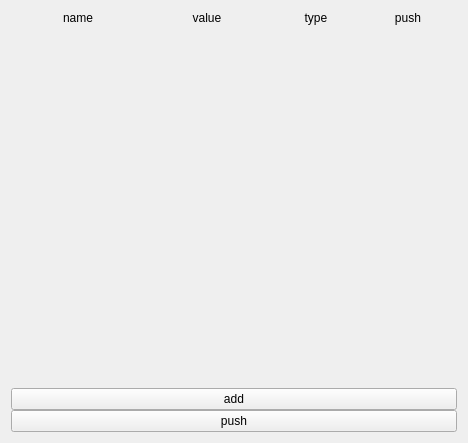
<?xml version="1.0" encoding="UTF-8"?>
<ui version="4.0">
 <class>InputPlace</class>
 <widget class="QWidget" name="InputPlace">
  <property name="geometry">
   <rect>
    <x>0</x>
    <y>0</y>
    <width>468</width>
    <height>443</height>
   </rect>
  </property>
  <property name="windowTitle">
   <string>Form</string>
  </property>
  <layout class="QGridLayout" name="gridLayout">
   <item row="0" column="1">
    <layout class="QVBoxLayout" name="verticalLayout">
     <property name="spacing">
      <number>0</number>
     </property>
     <item>
      <layout class="QHBoxLayout" name="horizontalLayout">
       <item>
        <layout class="QVBoxLayout" name="areaId">
         <property name="leftMargin">
          <number>3</number>
         </property>
         <property name="rightMargin">
          <number>5</number>
         </property>
         <item>
          <widget class="QLabel" name="label_name">
           <property name="minimumSize">
            <size>
             <width>120</width>
             <height>0</height>
            </size>
           </property>
           <property name="maximumSize">
            <size>
             <width>120</width>
             <height>16777215</height>
            </size>
           </property>
           <property name="text">
            <string>name</string>
           </property>
           <property name="alignment">
            <set>Qt::AlignCenter</set>
           </property>
          </widget>
         </item>
        </layout>
       </item>
       <item>
        <layout class="QVBoxLayout" name="areaValue">
         <property name="topMargin">
          <number>0</number>
         </property>
         <property name="rightMargin">
          <number>5</number>
         </property>
         <item>
          <widget class="QLabel" name="label_input">
           <property name="minimumSize">
            <size>
             <width>120</width>
             <height>0</height>
            </size>
           </property>
           <property name="maximumSize">
            <size>
             <width>120</width>
             <height>16777215</height>
            </size>
           </property>
           <property name="text">
            <string>value</string>
           </property>
           <property name="alignment">
            <set>Qt::AlignCenter</set>
           </property>
          </widget>
         </item>
        </layout>
       </item>
       <item>
        <layout class="QVBoxLayout" name="areaType">
         <property name="rightMargin">
          <number>5</number>
         </property>
         <item>
          <widget class="QLabel" name="label_type">
           <property name="minimumSize">
            <size>
             <width>80</width>
             <height>0</height>
            </size>
           </property>
           <property name="maximumSize">
            <size>
             <width>80</width>
             <height>16777215</height>
            </size>
           </property>
           <property name="text">
            <string>type</string>
           </property>
           <property name="alignment">
            <set>Qt::AlignCenter</set>
           </property>
          </widget>
         </item>
        </layout>
       </item>
       <item>
        <layout class="QVBoxLayout" name="areaPush">
         <property name="leftMargin">
          <number>3</number>
         </property>
         <property name="rightMargin">
          <number>5</number>
         </property>
         <item>
          <widget class="QLabel" name="label_push">
           <property name="minimumSize">
            <size>
             <width>80</width>
             <height>0</height>
            </size>
           </property>
           <property name="maximumSize">
            <size>
             <width>80</width>
             <height>16777215</height>
            </size>
           </property>
           <property name="text">
            <string>push</string>
           </property>
           <property name="alignment">
            <set>Qt::AlignCenter</set>
           </property>
          </widget>
         </item>
        </layout>
       </item>
      </layout>
     </item>
     <item>
      <spacer name="verticalSpacer">
       <property name="orientation">
        <enum>Qt::Vertical</enum>
       </property>
       <property name="sizeHint" stdset="0">
        <size>
         <width>20</width>
         <height>40</height>
        </size>
       </property>
      </spacer>
     </item>
     <item>
      <widget class="QPushButton" name="cmdAddWidget">
       <property name="text">
        <string>add</string>
       </property>
      </widget>
     </item>
     <item>
      <widget class="QPushButton" name="cmdPushAll">
       <property name="text">
        <string>push</string>
       </property>
      </widget>
     </item>
    </layout>
   </item>
  </layout>
 </widget>
 <resources/>
 <connections/>
</ui>
